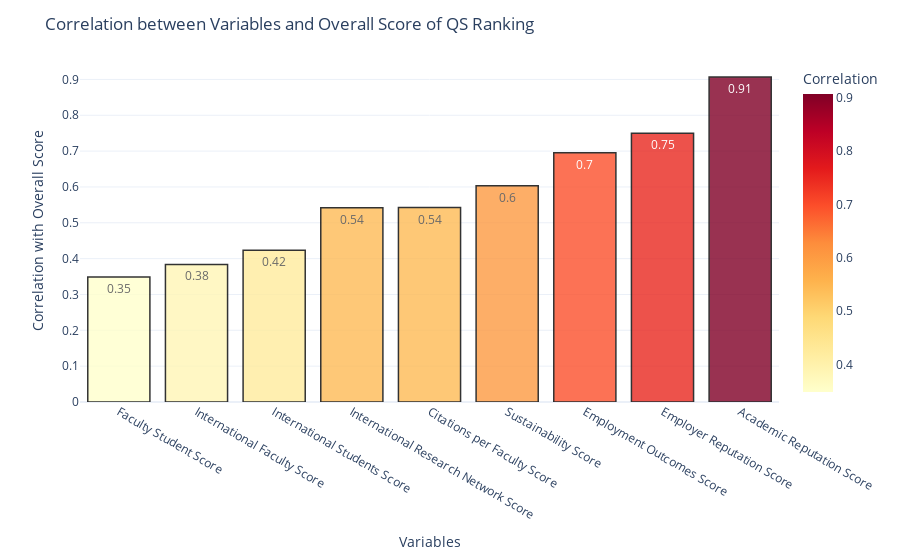

Notebook code cell kept with this figure:
### Markdown cell above
### **6. Correlation between Overall Scores**

### Code cell
# This code won't be shown on the GitHub because it is an interactive plot
# The correlation between each column and the 'Overall SCORE' column, sorted in ascending order of correlation
qs_data_corr = qs_data.drop(['Rank Change', '2023 RANK', '2024 RANK'], axis=1, inplace=False).corr(numeric_only=True)['Overall SCORE'].drop('Overall SCORE').sort_values(ascending=True)

fig = px.bar(qs_data_corr, 
             x=qs_data_corr.index, 
             y=qs_data_corr.values,
             color=qs_data_corr.values,
             text=np.round(qs_data_corr.values,2),
             color_continuous_scale='YlOrRd')

fig.update_layout(
    title_text='Correlation between Variables and Overall Score of QS Ranking',
    template='plotly_white',
    xaxis=dict(
        title='Variables',
        titlefont_size=14
    ),
    yaxis=dict(
        title='Correlation with Overall Score',
        titlefont_size=14
    ),
    coloraxis_colorbar=dict(
        title='Correlation'
    )
)

fig.update_traces(marker_line_color='black', 
                  marker_line_width=1.5, 
                  opacity=0.8)

fig.show()

### Figure 1 — Plotly figure (JSON) as saved in the notebook; plotly's stock layout.template omitted (floating-point values rounded to 4 significant figures)
{"data": [{"alignmentgroup": "True", "hovertemplate": "index=%{x}<br>y=%{y}<br>text=%{text}<br>color=%{marker.color}<extra></extra>", "legendgroup": "", "marker": {"color": [0.3488, 0.3839, 0.4236, 0.5419, 0.5426, 0.6033, 0.6951, 0.7498, 0.9064], "coloraxis": "coloraxis", "line": {"color": "black", "width": 1.5}, "pattern": {"shape": ""}}, "name": "", "offsetgroup": "", "opacity": 0.8, "orientation": "v", "showlegend": false, "text": [0.35, 0.38, 0.42, 0.54, 0.54, 0.6, 0.7, 0.75, 0.91], "textposition": "auto", "type": "bar", "x": ["Faculty Student Score", "International Faculty Score", "International Students Score", "International Research Network Score", "Citations per Faculty Score", "Sustainability Score", "Employment Outcomes Score", "Employer Reputation Score", "Academic Reputation Score"], "xaxis": "x", "y": [0.3488, 0.3839, 0.4236, 0.5419, 0.5426, 0.6033, 0.6951, 0.7498, 0.9064], "yaxis": "y"}], "layout": {"barmode": "relative", "coloraxis": {"colorbar": {"title": {"text": "Correlation"}}, "colorscale": [[0, "rgb(255,255,204)"], [0.125, "rgb(255,237,160)"], [0.25, "rgb(254,217,118)"], [0.375, "rgb(254,178,76)"], [0.5, "rgb(253,141,60)"], [0.625, "rgb(252,78,42)"], [0.75, "rgb(227,26,28)"], [0.875, "rgb(189,0,38)"], [1, "rgb(128,0,38)"]]}, "legend": {"tracegroupgap": 0}, "margin": {"t": 60}, "title": {"text": "Correlation between Variables and Overall Score of QS Ranking"}, "xaxis": {"anchor": "y", "domain": [0, 1], "title": {"font": {"size": 14}, "text": "Variables"}}, "yaxis": {"anchor": "x", "domain": [0, 1], "title": {"font": {"size": 14}, "text": "Correlation with Overall Score"}}}}
